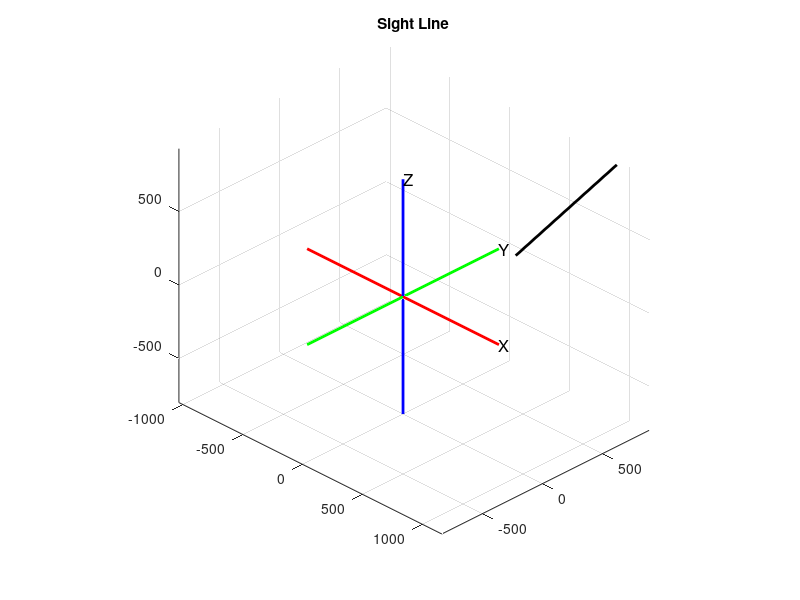

This chart was generated by the following MATLAB code:
% 常量
TEXTURE_RES = 16;
MAP_SIZE = [50, 50, 50];
LOOKAT_REL_FAC = 2;
ANGLE_RADIUS = 225;
H_REAL = 320;
V_REAL = 240;


% 玩家数据
p_pos = [470, 470, 280];
p_angle = [30, -120];


% 创建一个三维坐标系
figure;
hold on;
title('Sight Line');

% 画 x 轴
plot3([-TEXTURE_RES*MAP_SIZE(1) TEXTURE_RES*MAP_SIZE(1)], [0 0], [0 0], 'r', 'LineWidth', 2);
text(TEXTURE_RES*MAP_SIZE(1), 0, 0, 'X', 'FontSize', 12);
% 画 y 轴
plot3([0 0], [-TEXTURE_RES*MAP_SIZE(2) TEXTURE_RES*MAP_SIZE(2)], [0 0], 'g', 'LineWidth', 2);
text(0, TEXTURE_RES*MAP_SIZE(2), 0, 'Y', 'FontSize', 12);
% 画 z 轴
plot3([0 0], [0 0], [-TEXTURE_RES*MAP_SIZE(3) TEXTURE_RES*MAP_SIZE(3)], 'b', 'LineWidth', 2);
text(0, 0, TEXTURE_RES*MAP_SIZE(3), 'Z', 'FontSize', 12);


% 屏幕点
fragment_uv = [0, 0];
% 射线计算
coord_h = [round(sqrt(ANGLE_RADIUS^2 - p_angle(1)^2)), p_angle(1)];
coord_v = [round(sqrt(ANGLE_RADIUS^2 - p_angle(2)^2)), p_angle(2)];
lookat_rel(1) = round(coord_h(1) * coord_v(1) / ANGLE_RADIUS);
lookat_rel(2) = round(coord_h(2) * coord_v(1) / ANGLE_RADIUS);
lookat_rel(3) = round(coord_v(2));
lookat_h_rel(1) = round(coord_h(1));
lookat_h_rel(2) = round(coord_h(2));
vp_u = [lookat_h_rel(2), -lookat_h_rel(1), 0];
vp_v(1) = fix(((vp_u(2) * lookat_rel(3)) - (vp_u(3) * lookat_rel(2))) / ANGLE_RADIUS);
vp_v(2) = fix(((vp_u(3) * lookat_rel(1)) - (vp_u(1) * lookat_rel(3))) / ANGLE_RADIUS);
vp_v(3) = fix(((vp_u(1) * lookat_rel(2)) - (vp_u(2) * lookat_rel(1))) / ANGLE_RADIUS);
vp_origin(1) = fix(p_pos(1) + (lookat_rel(1) - vp_u(1) * H_REAL / 2 / ANGLE_RADIUS + vp_v(1) * V_REAL / 2 / ANGLE_RADIUS) * LOOKAT_REL_FAC);
vp_origin(2) = fix(p_pos(2) + (lookat_rel(2) - vp_u(2) * H_REAL / 2 / ANGLE_RADIUS + vp_v(2) * V_REAL / 2 / ANGLE_RADIUS) * LOOKAT_REL_FAC);
vp_origin(3) = fix(p_pos(3) + (lookat_rel(3) - vp_u(3) * H_REAL / 2 / ANGLE_RADIUS + vp_v(3) * V_REAL / 2 / ANGLE_RADIUS) * LOOKAT_REL_FAC);
vp_target(1) = fix(vp_origin(1) + vp_u(1) * fragment_uv(1) * LOOKAT_REL_FAC / ANGLE_RADIUS - vp_v(1) * fragment_uv(2) * LOOKAT_REL_FAC / ANGLE_RADIUS);
vp_target(2) = fix(vp_origin(2) + vp_u(2) * fragment_uv(1) * LOOKAT_REL_FAC / ANGLE_RADIUS - vp_v(2) * fragment_uv(2) * LOOKAT_REL_FAC / ANGLE_RADIUS);
vp_target(3) = fix(vp_origin(3) + vp_u(3) * fragment_uv(1) * LOOKAT_REL_FAC / ANGLE_RADIUS - vp_v(3) * fragment_uv(2) * LOOKAT_REL_FAC / ANGLE_RADIUS);
% 计算起始点、结束点
start_p = p_pos;
end_p = [vp_target(1), vp_target(2), vp_target(1)];
% 画出线段
plot3([start_p(1), end_p(1)], [start_p(2), end_p(2)], ...
    [start_p(3), end_p(3)], 'k-', 'LineWidth', 2);



hold off;
grid on;
axis equal; % 让坐标轴比例相同

% 设置观察角度
view(45, 30); % 设置为 45 度仰角，30 度方位角

% 获取当前图形窗口的句柄
fig_handle = gcf;
% 设置图形窗口全屏显示
set(fig_handle, 'WindowState', 'maximized');
